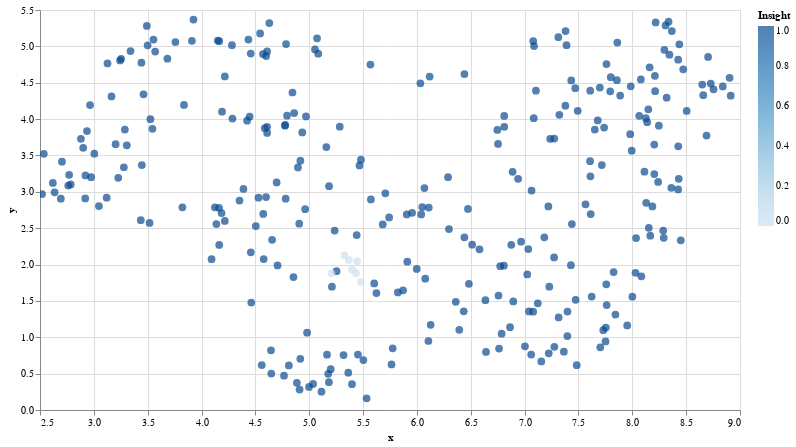

The cell this chart's notebook holds for it:
### Code cell
# Plot
chart = alt.Chart(df_explore_new).mark_circle(size=60).encode(
    x=#'x',
    alt.X('x',
        scale=alt.Scale(zero=False)
    ),
    y=
    alt.Y('y',
        scale=alt.Scale(zero=False)
    ),
    tooltip=['text'],
    color='Insight',
).properties(
    width=700,
    height=400
)
chart.interactive()

### Figure 1 — Vega-Lite specification as saved in the notebook (floating-point values rounded to 4 significant figures; data arrays with more than 128 entries replaced by an {"elided": "..."} marker saying what was removed)
{"config": {"view": {"continuousWidth": 300, "continuousHeight": 300}}, "data": {"name": "data-5375f57174732752e4b1e769a2a7a938"}, "mark": {"type": "circle", "size": 60}, "encoding": {"color": {"field": "Insight", "type": "quantitative"}, "tooltip": [{"field": "text", "type": "nominal"}], "x": {"field": "x", "scale": {"zero": false}, "type": "quantitative"}, "y": {"field": "y", "scale": {"zero": false}, "type": "quantitative"}}, "height": 400, "params": [{"name": "param_2", "select": {"type": "interval", "encodings": ["x", "y"]}, "bind": "scales"}], "width": 700, "$schema": "https://vega.github.io/schema/vega-lite/v5.16.3.json", "datasets": {"data-5375f57174732752e4b1e769a2a7a938": {"elided": "304 records"}}}
